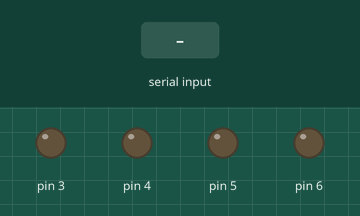
A sketch run on a simulated Arduino Uno, built with avr-gcc and run on an emulated ATmega328P. Shown: output pins drawn as LEDs (lit = HIGH). Inputs (shaded band) come from the test bench. What the sketch prints to the serial monitor is not drawn.

Above: at 1.2 s.
1.3 s: "F" received over Serial
At 2.5 s:
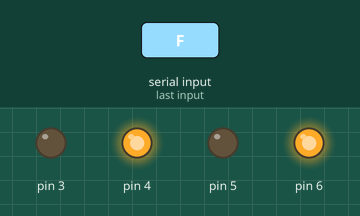
2.8 s: "B" received over Serial
At 3.8 s:
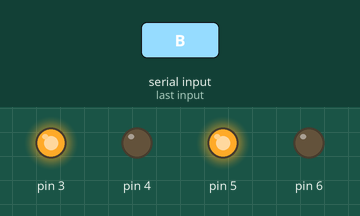
4.3 s: "L" received over Serial
At 5.0 s:
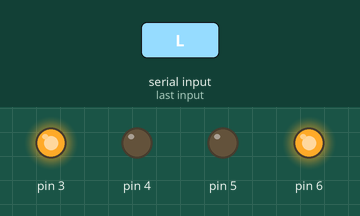
5.8 s: "R" received over Serial
At 7.2 s:
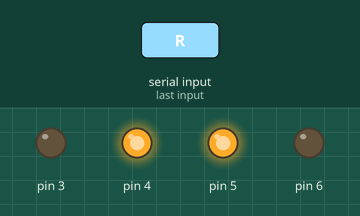
Timing chart, 0 to 8.3 s (numbered marks = the images above; inputs shaded):
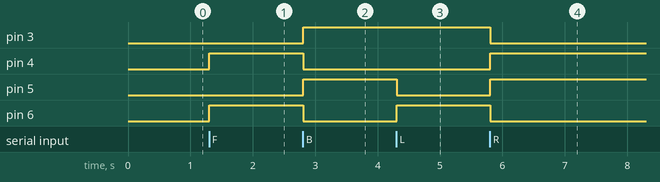

Measured:
- after the input at 1.3 s, pin 4, pin 6: LOW → HIGH at once
- after the input at 2.8 s, pin 3, pin 5: LOW → HIGH at once; pin 4, pin 6: HIGH → LOW at once
- after the input at 4.3 s, pin 5: HIGH → LOW at once; pin 6: LOW → HIGH at once
- after the input at 5.8 s, pin 3, pin 6: HIGH → LOW at once; pin 4, pin 5: LOW → HIGH at once

The sketch:

simple_bt_car.ino
```cpp
char val;

void setup() {
  // put your setup code here, to run once:
  Serial.begin(9600);
  pinMode(3,OUTPUT);
  pinMode(4,OUTPUT);
  pinMode(5,OUTPUT);
  pinMode(6,OUTPUT);

}

void loop() {
  // put your main code here, to run repeatedly:
  val=Serial.read();
  Serial.println(val);
  if(val=='F'){
      //front
    digitalWrite(3,LOW);//L
    digitalWrite(4,HIGH);
    digitalWrite(5,LOW);//R
    digitalWrite(6,HIGH);
  }

  else if(val=='B'){
      //back
    digitalWrite(4,LOW);
    digitalWrite(3,HIGH);
    digitalWrite(6,LOW);
    digitalWrite(5,HIGH);
  }

  else if(val=='L'){
      //left
    digitalWrite(4,LOW);
    digitalWrite(3,HIGH);
    digitalWrite(5,LOW);
    digitalWrite(6,HIGH);
  }

  else if(val=='R'){
    //right
    digitalWrite(3,LOW);
    digitalWrite(4,HIGH);
    digitalWrite(6,LOW);
    digitalWrite(5,HIGH);
  }

  else if(val=='S'){
    //stop
    digitalWrite(3,LOW);
    digitalWrite(4,LOW);
    digitalWrite(6,LOW);
    digitalWrite(5,LOW);
  }
}
```
